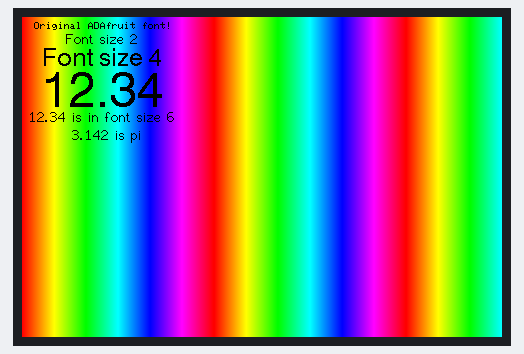
Simulated run of this program. Board: ESP32. Shown: 480×320 colour display.

Above: at 6.1 s.
At 36.1 s:
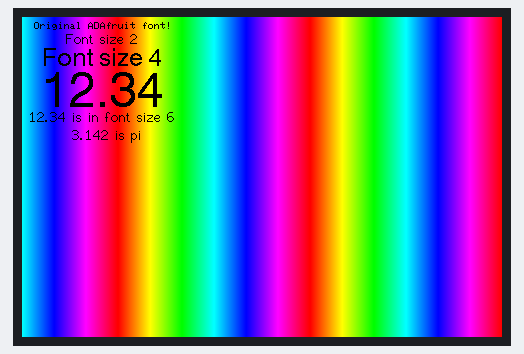

The program:

main.cpp
```cpp
// Converted from Sketch_10.1_TFT_Rainbow.ino (Freenove FNK0104S tutorial, chapter 10.1)
// FNK0104S follows the same plain TFT_eSPI path as FNK0104B in the official
// sketch (only the FNK0104N/3.5" ST77922 variant needs the sprite/QSPI
// dance) -- the only real difference is the panel's native 320x480 vs
// 240x320, which becomes 480x320 vs 320x240 after tft.setRotation(1).
#include <Arduino.h>
#include <TFT_eSPI.h>
#include <SPI.h>

#define SCREEN_WIDTH 480
#define SCREEN_HEIGHT 320
TFT_eSPI tft = TFT_eSPI();  // Create TFT object instance

unsigned long targetTime = 0;     // Timing variable to control animation intervals
byte red = 31;                    // Start with full red
byte green = 0;                   // No green
byte blue = 0;                    // No blue
byte state = 0;                   // State machine variable
unsigned int colour = red << 11;  // Initial color value: Red only

void setup(void) {
  tft.init();                   // Initialize the TFT screen
  tft.setRotation(1);           // Set screen rotation (landscape mode)
  targetTime = millis() + 100;  // Set initial target time for rainbow effect
  tft.fillScreen(TFT_RED);  // Fill screen with solid red
  delay(1000);
  tft.fillScreen(TFT_GREEN);
  delay(1000);
  tft.fillScreen(TFT_BLUE);
  delay(1000);
  tft.fillScreen(TFT_BLACK);
  delay(1000);
  tft.fillScreen(TFT_WHITE);
  delay(1000);
}

void loop() {
  if (targetTime < millis()) {      // Check if it's time to start the rainbow animation
    targetTime = millis() + 10000;  // Set next trigger after 10 seconds

    for (int i = 0; i < SCREEN_WIDTH; i++) {                   // Generate horizontal rainbow using vertical lines
      tft.drawFastVLine(i, 0, SCREEN_HEIGHT, colour);
      switch (state) {
        case 0:
          green += 2;  // Transition from red to yellow (increase green)
          if (green == 64) {
            green = 63;  // Cap at max green value
            state = 1;
          }
          break;
        case 1:
          red--;  // Transition from yellow to green (decrease red)
          if (red == 255) {
            red = 0;
            state = 2;
          }
          break;
        case 2:
          blue++;  // Transition from green to cyan (increase blue)
          if (blue == 32) {
            blue = 31;  // Cap at max blue value
            state = 3;
          }
          break;
        case 3:
          green -= 2;  // Transition from cyan to blue (decrease green)
          if (green == 255) {
            green = 0;
            state = 4;
          }
          break;
        case 4:
          red++;  // Transition from blue to magenta (increase red)
          if (red == 32) {
            red = 31;  // Cap at max red value
            state = 5;
          }
          break;
        case 5:
          blue--;  // Transition from magenta to red (decrease blue)
          if (blue == 255) {
            blue = 0;
            state = 0;
          }
          break;
      }
      colour = red << 11 | green << 5 | blue;  // Combine RGB values into 16-bit color
    }
    tft.setTextColor(TFT_BLACK);           // Set text color to black
    tft.setCursor(12, 5);                  // Set cursor position
    tft.print("Original ADAfruit font!");  // Print simple string
    tft.setTextColor(TFT_BLACK, TFT_BLACK);  // Transparent background
    tft.drawCentreString("Font size 2", 80, 14, 2);              // Font 2
    tft.drawCentreString("Font size 4", 80, 30, 4);              // Font 4
    tft.drawCentreString("12.34", 80, 54, 6);                    // Font 6
    tft.drawCentreString("12.34 is in font size 6", 80, 92, 2);  // Font 2
    float pi = 3.14159;                                      // Value to print
    int precision = 3;                                       // Number of decimal digits
    int xpos = 50;                                           // X position
    int ypos = 110;                                          // Y position
    int font = 2;                                            // Font type
    xpos += tft.drawFloat(pi, precision, xpos, ypos, font);  // Draw float and update x-position
    tft.drawString(" is pi", xpos, ypos, font);              // Continue drawing string from updated x position
    delay(6000);  // Wait before next cycle
  }
}
```

Measured:
- what the display in image 0 shows lasts 10.0 s, from 6.1 s to 16.1 s
